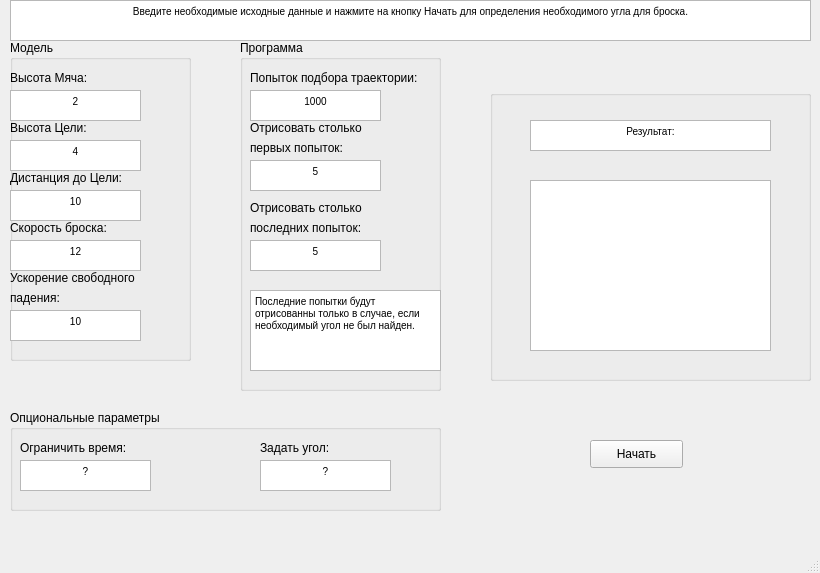
<?xml version="1.0" encoding="UTF-8"?>
<ui version="4.0">
 <class>MainWindow</class>
 <widget class="QMainWindow" name="MainWindow">
  <property name="geometry">
   <rect>
    <x>0</x>
    <y>0</y>
    <width>820</width>
    <height>573</height>
   </rect>
  </property>
  <property name="windowTitle">
   <string>Математическая модель</string>
  </property>
  <widget class="QWidget" name="centralwidget">
   <widget class="QTextBrowser" name="textBrowser">
    <property name="geometry">
     <rect>
      <x>10</x>
      <y>0</y>
      <width>801</width>
      <height>41</height>
     </rect>
    </property>
    <property name="html">
     <string>&lt;!DOCTYPE HTML PUBLIC &quot;-//W3C//DTD HTML 4.0//EN&quot; &quot;http://www.w3.org/TR/REC-html40/strict.dtd&quot;&gt;
&lt;html&gt;&lt;head&gt;&lt;meta name=&quot;qrichtext&quot; content=&quot;1&quot; /&gt;&lt;style type=&quot;text/css&quot;&gt;
p, li { white-space: pre-wrap; }
&lt;/style&gt;&lt;/head&gt;&lt;body style=&quot; font-family:'MS Shell Dlg 2'; font-size:7.8pt; font-weight:400; font-style:normal;&quot;&gt;
&lt;p align=&quot;center&quot; style=&quot; margin-top:0px; margin-bottom:0px; margin-left:0px; margin-right:0px; -qt-block-indent:0; text-indent:0px;&quot;&gt;Введите необходимые исходные данные и нажмите на кнопку Начать для определения необходимого угла для броска.&lt;/p&gt;&lt;/body&gt;&lt;/html&gt;</string>
    </property>
   </widget>
   <widget class="QPushButton" name="pushButton">
    <property name="geometry">
     <rect>
      <x>590</x>
      <y>440</y>
      <width>93</width>
      <height>28</height>
     </rect>
    </property>
    <property name="text">
     <string>Начать</string>
    </property>
   </widget>
   <widget class="QGroupBox" name="groupBox">
    <property name="geometry">
     <rect>
      <x>10</x>
      <y>40</y>
      <width>181</width>
      <height>321</height>
     </rect>
    </property>
    <property name="title">
     <string>Модель</string>
    </property>
    <widget class="QTextEdit" name="textEdit_BallHeight">
     <property name="geometry">
      <rect>
       <x>0</x>
       <y>50</y>
       <width>131</width>
       <height>31</height>
      </rect>
     </property>
     <property name="html">
      <string>&lt;!DOCTYPE HTML PUBLIC &quot;-//W3C//DTD HTML 4.0//EN&quot; &quot;http://www.w3.org/TR/REC-html40/strict.dtd&quot;&gt;
&lt;html&gt;&lt;head&gt;&lt;meta name=&quot;qrichtext&quot; content=&quot;1&quot; /&gt;&lt;style type=&quot;text/css&quot;&gt;
p, li { white-space: pre-wrap; }
&lt;/style&gt;&lt;/head&gt;&lt;body style=&quot; font-family:'MS Shell Dlg 2'; font-size:7.8pt; font-weight:400; font-style:normal;&quot;&gt;
&lt;p align=&quot;center&quot; style=&quot; margin-top:0px; margin-bottom:0px; margin-left:0px; margin-right:0px; -qt-block-indent:0; text-indent:0px;&quot;&gt;2&lt;/p&gt;&lt;/body&gt;&lt;/html&gt;</string>
     </property>
    </widget>
    <widget class="QLabel" name="label">
     <property name="geometry">
      <rect>
       <x>0</x>
       <y>30</y>
       <width>91</width>
       <height>16</height>
      </rect>
     </property>
     <property name="text">
      <string>Высота Мяча:</string>
     </property>
    </widget>
    <widget class="QLabel" name="label_2">
     <property name="geometry">
      <rect>
       <x>0</x>
       <y>80</y>
       <width>91</width>
       <height>16</height>
      </rect>
     </property>
     <property name="text">
      <string>Высота Цели:</string>
     </property>
    </widget>
    <widget class="QTextEdit" name="textEdit_TargetHeight">
     <property name="geometry">
      <rect>
       <x>0</x>
       <y>100</y>
       <width>131</width>
       <height>31</height>
      </rect>
     </property>
     <property name="html">
      <string>&lt;!DOCTYPE HTML PUBLIC &quot;-//W3C//DTD HTML 4.0//EN&quot; &quot;http://www.w3.org/TR/REC-html40/strict.dtd&quot;&gt;
&lt;html&gt;&lt;head&gt;&lt;meta name=&quot;qrichtext&quot; content=&quot;1&quot; /&gt;&lt;style type=&quot;text/css&quot;&gt;
p, li { white-space: pre-wrap; }
&lt;/style&gt;&lt;/head&gt;&lt;body style=&quot; font-family:'MS Shell Dlg 2'; font-size:7.8pt; font-weight:400; font-style:normal;&quot;&gt;
&lt;p align=&quot;center&quot; style=&quot; margin-top:0px; margin-bottom:0px; margin-left:0px; margin-right:0px; -qt-block-indent:0; text-indent:0px;&quot;&gt;4&lt;/p&gt;&lt;/body&gt;&lt;/html&gt;</string>
     </property>
    </widget>
    <widget class="QLabel" name="label_3">
     <property name="geometry">
      <rect>
       <x>0</x>
       <y>130</y>
       <width>131</width>
       <height>16</height>
      </rect>
     </property>
     <property name="text">
      <string>Дистанция до Цели:</string>
     </property>
    </widget>
    <widget class="QTextEdit" name="textEdit_TargetDistance">
     <property name="geometry">
      <rect>
       <x>0</x>
       <y>150</y>
       <width>131</width>
       <height>31</height>
      </rect>
     </property>
     <property name="html">
      <string>&lt;!DOCTYPE HTML PUBLIC &quot;-//W3C//DTD HTML 4.0//EN&quot; &quot;http://www.w3.org/TR/REC-html40/strict.dtd&quot;&gt;
&lt;html&gt;&lt;head&gt;&lt;meta name=&quot;qrichtext&quot; content=&quot;1&quot; /&gt;&lt;style type=&quot;text/css&quot;&gt;
p, li { white-space: pre-wrap; }
&lt;/style&gt;&lt;/head&gt;&lt;body style=&quot; font-family:'MS Shell Dlg 2'; font-size:7.8pt; font-weight:400; font-style:normal;&quot;&gt;
&lt;p align=&quot;center&quot; style=&quot; margin-top:0px; margin-bottom:0px; margin-left:0px; margin-right:0px; -qt-block-indent:0; text-indent:0px;&quot;&gt;10&lt;/p&gt;&lt;/body&gt;&lt;/html&gt;</string>
     </property>
    </widget>
    <widget class="QLabel" name="label_4">
     <property name="geometry">
      <rect>
       <x>0</x>
       <y>180</y>
       <width>111</width>
       <height>16</height>
      </rect>
     </property>
     <property name="text">
      <string>Скорость броска:</string>
     </property>
    </widget>
    <widget class="QTextEdit" name="textEdit_Speed">
     <property name="geometry">
      <rect>
       <x>0</x>
       <y>200</y>
       <width>131</width>
       <height>31</height>
      </rect>
     </property>
     <property name="html">
      <string>&lt;!DOCTYPE HTML PUBLIC &quot;-//W3C//DTD HTML 4.0//EN&quot; &quot;http://www.w3.org/TR/REC-html40/strict.dtd&quot;&gt;
&lt;html&gt;&lt;head&gt;&lt;meta name=&quot;qrichtext&quot; content=&quot;1&quot; /&gt;&lt;style type=&quot;text/css&quot;&gt;
p, li { white-space: pre-wrap; }
&lt;/style&gt;&lt;/head&gt;&lt;body style=&quot; font-family:'MS Shell Dlg 2'; font-size:7.8pt; font-weight:400; font-style:normal;&quot;&gt;
&lt;p align=&quot;center&quot; style=&quot; margin-top:0px; margin-bottom:0px; margin-left:0px; margin-right:0px; -qt-block-indent:0; text-indent:0px;&quot;&gt;12&lt;/p&gt;&lt;/body&gt;&lt;/html&gt;</string>
     </property>
    </widget>
    <widget class="QLabel" name="label_5">
     <property name="geometry">
      <rect>
       <x>0</x>
       <y>230</y>
       <width>171</width>
       <height>16</height>
      </rect>
     </property>
     <property name="text">
      <string>Ускорение свободного</string>
     </property>
    </widget>
    <widget class="QTextEdit" name="textEdit_G">
     <property name="geometry">
      <rect>
       <x>0</x>
       <y>270</y>
       <width>131</width>
       <height>31</height>
      </rect>
     </property>
     <property name="html">
      <string>&lt;!DOCTYPE HTML PUBLIC &quot;-//W3C//DTD HTML 4.0//EN&quot; &quot;http://www.w3.org/TR/REC-html40/strict.dtd&quot;&gt;
&lt;html&gt;&lt;head&gt;&lt;meta name=&quot;qrichtext&quot; content=&quot;1&quot; /&gt;&lt;style type=&quot;text/css&quot;&gt;
p, li { white-space: pre-wrap; }
&lt;/style&gt;&lt;/head&gt;&lt;body style=&quot; font-family:'MS Shell Dlg 2'; font-size:7.8pt; font-weight:400; font-style:normal;&quot;&gt;
&lt;p align=&quot;center&quot; style=&quot; margin-top:0px; margin-bottom:0px; margin-left:0px; margin-right:0px; -qt-block-indent:0; text-indent:0px;&quot;&gt;10&lt;/p&gt;&lt;/body&gt;&lt;/html&gt;</string>
     </property>
    </widget>
    <widget class="QLabel" name="label_7">
     <property name="geometry">
      <rect>
       <x>0</x>
       <y>250</y>
       <width>171</width>
       <height>16</height>
      </rect>
     </property>
     <property name="text">
      <string>падения:</string>
     </property>
    </widget>
   </widget>
   <widget class="QGroupBox" name="groupBox_2">
    <property name="geometry">
     <rect>
      <x>240</x>
      <y>40</y>
      <width>201</width>
      <height>351</height>
     </rect>
    </property>
    <property name="title">
     <string>Программа</string>
    </property>
    <widget class="QTextEdit" name="textEdit_TriesRestriction">
     <property name="geometry">
      <rect>
       <x>10</x>
       <y>50</y>
       <width>131</width>
       <height>31</height>
      </rect>
     </property>
     <property name="html">
      <string>&lt;!DOCTYPE HTML PUBLIC &quot;-//W3C//DTD HTML 4.0//EN&quot; &quot;http://www.w3.org/TR/REC-html40/strict.dtd&quot;&gt;
&lt;html&gt;&lt;head&gt;&lt;meta name=&quot;qrichtext&quot; content=&quot;1&quot; /&gt;&lt;style type=&quot;text/css&quot;&gt;
p, li { white-space: pre-wrap; }
&lt;/style&gt;&lt;/head&gt;&lt;body style=&quot; font-family:'MS Shell Dlg 2'; font-size:7.8pt; font-weight:400; font-style:normal;&quot;&gt;
&lt;p align=&quot;center&quot; style=&quot; margin-top:0px; margin-bottom:0px; margin-left:0px; margin-right:0px; -qt-block-indent:0; text-indent:0px;&quot;&gt;1000&lt;/p&gt;&lt;/body&gt;&lt;/html&gt;</string>
     </property>
    </widget>
    <widget class="QLabel" name="label_6">
     <property name="geometry">
      <rect>
       <x>10</x>
       <y>30</y>
       <width>191</width>
       <height>16</height>
      </rect>
     </property>
     <property name="text">
      <string>Попыток подбора траектории:</string>
     </property>
    </widget>
    <widget class="QLabel" name="label_8">
     <property name="geometry">
      <rect>
       <x>10</x>
       <y>80</y>
       <width>191</width>
       <height>16</height>
      </rect>
     </property>
     <property name="text">
      <string>Отрисовать столько </string>
     </property>
    </widget>
    <widget class="QTextEdit" name="textEdit_DrawFirst">
     <property name="geometry">
      <rect>
       <x>10</x>
       <y>120</y>
       <width>131</width>
       <height>31</height>
      </rect>
     </property>
     <property name="html">
      <string>&lt;!DOCTYPE HTML PUBLIC &quot;-//W3C//DTD HTML 4.0//EN&quot; &quot;http://www.w3.org/TR/REC-html40/strict.dtd&quot;&gt;
&lt;html&gt;&lt;head&gt;&lt;meta name=&quot;qrichtext&quot; content=&quot;1&quot; /&gt;&lt;style type=&quot;text/css&quot;&gt;
p, li { white-space: pre-wrap; }
&lt;/style&gt;&lt;/head&gt;&lt;body style=&quot; font-family:'MS Shell Dlg 2'; font-size:7.8pt; font-weight:400; font-style:normal;&quot;&gt;
&lt;p align=&quot;center&quot; style=&quot; margin-top:0px; margin-bottom:0px; margin-left:0px; margin-right:0px; -qt-block-indent:0; text-indent:0px;&quot;&gt;5&lt;/p&gt;&lt;/body&gt;&lt;/html&gt;</string>
     </property>
    </widget>
    <widget class="QLabel" name="label_9">
     <property name="geometry">
      <rect>
       <x>10</x>
       <y>100</y>
       <width>191</width>
       <height>16</height>
      </rect>
     </property>
     <property name="text">
      <string>первых попыток:</string>
     </property>
    </widget>
    <widget class="QLabel" name="label_11">
     <property name="geometry">
      <rect>
       <x>10</x>
       <y>160</y>
       <width>191</width>
       <height>16</height>
      </rect>
     </property>
     <property name="text">
      <string>Отрисовать столько </string>
     </property>
    </widget>
    <widget class="QTextEdit" name="textEdit_DrawLast">
     <property name="geometry">
      <rect>
       <x>10</x>
       <y>200</y>
       <width>131</width>
       <height>31</height>
      </rect>
     </property>
     <property name="html">
      <string>&lt;!DOCTYPE HTML PUBLIC &quot;-//W3C//DTD HTML 4.0//EN&quot; &quot;http://www.w3.org/TR/REC-html40/strict.dtd&quot;&gt;
&lt;html&gt;&lt;head&gt;&lt;meta name=&quot;qrichtext&quot; content=&quot;1&quot; /&gt;&lt;style type=&quot;text/css&quot;&gt;
p, li { white-space: pre-wrap; }
&lt;/style&gt;&lt;/head&gt;&lt;body style=&quot; font-family:'MS Shell Dlg 2'; font-size:7.8pt; font-weight:400; font-style:normal;&quot;&gt;
&lt;p align=&quot;center&quot; style=&quot; margin-top:0px; margin-bottom:0px; margin-left:0px; margin-right:0px; -qt-block-indent:0; text-indent:0px;&quot;&gt;5&lt;/p&gt;&lt;/body&gt;&lt;/html&gt;</string>
     </property>
    </widget>
    <widget class="QLabel" name="label_10">
     <property name="geometry">
      <rect>
       <x>10</x>
       <y>180</y>
       <width>191</width>
       <height>16</height>
      </rect>
     </property>
     <property name="text">
      <string>последних попыток:</string>
     </property>
    </widget>
    <widget class="QTextBrowser" name="textBrowser_2">
     <property name="geometry">
      <rect>
       <x>10</x>
       <y>250</y>
       <width>191</width>
       <height>81</height>
      </rect>
     </property>
     <property name="html">
      <string>&lt;!DOCTYPE HTML PUBLIC &quot;-//W3C//DTD HTML 4.0//EN&quot; &quot;http://www.w3.org/TR/REC-html40/strict.dtd&quot;&gt;
&lt;html&gt;&lt;head&gt;&lt;meta name=&quot;qrichtext&quot; content=&quot;1&quot; /&gt;&lt;style type=&quot;text/css&quot;&gt;
p, li { white-space: pre-wrap; }
&lt;/style&gt;&lt;/head&gt;&lt;body style=&quot; font-family:'MS Shell Dlg 2'; font-size:7.8pt; font-weight:400; font-style:normal;&quot;&gt;
&lt;p style=&quot; margin-top:0px; margin-bottom:0px; margin-left:0px; margin-right:0px; -qt-block-indent:0; text-indent:0px;&quot;&gt;Последние попытки будут отрисованны только в случае, если необходимый угол не был найден.&lt;/p&gt;&lt;/body&gt;&lt;/html&gt;</string>
     </property>
    </widget>
   </widget>
   <widget class="QGroupBox" name="groupBox_3">
    <property name="geometry">
     <rect>
      <x>490</x>
      <y>90</y>
      <width>321</width>
      <height>291</height>
     </rect>
    </property>
    <property name="title">
     <string/>
    </property>
    <widget class="QTextBrowser" name="textBrowser_3">
     <property name="geometry">
      <rect>
       <x>40</x>
       <y>30</y>
       <width>241</width>
       <height>31</height>
      </rect>
     </property>
     <property name="html">
      <string>&lt;!DOCTYPE HTML PUBLIC &quot;-//W3C//DTD HTML 4.0//EN&quot; &quot;http://www.w3.org/TR/REC-html40/strict.dtd&quot;&gt;
&lt;html&gt;&lt;head&gt;&lt;meta name=&quot;qrichtext&quot; content=&quot;1&quot; /&gt;&lt;style type=&quot;text/css&quot;&gt;
p, li { white-space: pre-wrap; }
&lt;/style&gt;&lt;/head&gt;&lt;body style=&quot; font-family:'MS Shell Dlg 2'; font-size:7.8pt; font-weight:400; font-style:normal;&quot;&gt;
&lt;p align=&quot;center&quot; style=&quot; margin-top:0px; margin-bottom:0px; margin-left:0px; margin-right:0px; -qt-block-indent:0; text-indent:0px;&quot;&gt;Результат:&lt;/p&gt;&lt;/body&gt;&lt;/html&gt;</string>
     </property>
    </widget>
    <widget class="QTextBrowser" name="textBrowser_Result">
     <property name="geometry">
      <rect>
       <x>40</x>
       <y>90</y>
       <width>241</width>
       <height>171</height>
      </rect>
     </property>
     <property name="html">
      <string>&lt;!DOCTYPE HTML PUBLIC &quot;-//W3C//DTD HTML 4.0//EN&quot; &quot;http://www.w3.org/TR/REC-html40/strict.dtd&quot;&gt;
&lt;html&gt;&lt;head&gt;&lt;meta name=&quot;qrichtext&quot; content=&quot;1&quot; /&gt;&lt;style type=&quot;text/css&quot;&gt;
p, li { white-space: pre-wrap; }
&lt;/style&gt;&lt;/head&gt;&lt;body style=&quot; font-family:'MS Shell Dlg 2'; font-size:7.8pt; font-weight:400; font-style:normal;&quot;&gt;
&lt;p style=&quot;-qt-paragraph-type:empty; margin-top:0px; margin-bottom:0px; margin-left:0px; margin-right:0px; -qt-block-indent:0; text-indent:0px;&quot;&gt;&lt;br /&gt;&lt;/p&gt;&lt;/body&gt;&lt;/html&gt;</string>
     </property>
    </widget>
   </widget>
   <widget class="QGroupBox" name="groupBox_4">
    <property name="geometry">
     <rect>
      <x>10</x>
      <y>410</y>
      <width>431</width>
      <height>101</height>
     </rect>
    </property>
    <property name="title">
     <string>Опциональные параметры</string>
    </property>
    <widget class="QLabel" name="label_14">
     <property name="geometry">
      <rect>
       <x>10</x>
       <y>30</y>
       <width>171</width>
       <height>16</height>
      </rect>
     </property>
     <property name="text">
      <string>Ограничить время:</string>
     </property>
    </widget>
    <widget class="QTextEdit" name="textEdit_TimeRestriction">
     <property name="geometry">
      <rect>
       <x>10</x>
       <y>50</y>
       <width>131</width>
       <height>31</height>
      </rect>
     </property>
     <property name="html">
      <string>&lt;!DOCTYPE HTML PUBLIC &quot;-//W3C//DTD HTML 4.0//EN&quot; &quot;http://www.w3.org/TR/REC-html40/strict.dtd&quot;&gt;
&lt;html&gt;&lt;head&gt;&lt;meta name=&quot;qrichtext&quot; content=&quot;1&quot; /&gt;&lt;style type=&quot;text/css&quot;&gt;
p, li { white-space: pre-wrap; }
&lt;/style&gt;&lt;/head&gt;&lt;body style=&quot; font-family:'MS Shell Dlg 2'; font-size:7.8pt; font-weight:400; font-style:normal;&quot;&gt;
&lt;p align=&quot;center&quot; style=&quot; margin-top:0px; margin-bottom:0px; margin-left:0px; margin-right:0px; -qt-block-indent:0; text-indent:0px;&quot;&gt;?&lt;/p&gt;&lt;/body&gt;&lt;/html&gt;</string>
     </property>
    </widget>
    <widget class="QTextEdit" name="textEdit_ALPHA">
     <property name="geometry">
      <rect>
       <x>250</x>
       <y>50</y>
       <width>131</width>
       <height>31</height>
      </rect>
     </property>
     <property name="html">
      <string>&lt;!DOCTYPE HTML PUBLIC &quot;-//W3C//DTD HTML 4.0//EN&quot; &quot;http://www.w3.org/TR/REC-html40/strict.dtd&quot;&gt;
&lt;html&gt;&lt;head&gt;&lt;meta name=&quot;qrichtext&quot; content=&quot;1&quot; /&gt;&lt;style type=&quot;text/css&quot;&gt;
p, li { white-space: pre-wrap; }
&lt;/style&gt;&lt;/head&gt;&lt;body style=&quot; font-family:'MS Shell Dlg 2'; font-size:7.8pt; font-weight:400; font-style:normal;&quot;&gt;
&lt;p align=&quot;center&quot; style=&quot; margin-top:0px; margin-bottom:0px; margin-left:0px; margin-right:0px; -qt-block-indent:0; text-indent:0px;&quot;&gt;?&lt;/p&gt;&lt;/body&gt;&lt;/html&gt;</string>
     </property>
    </widget>
    <widget class="QLabel" name="label_12">
     <property name="geometry">
      <rect>
       <x>250</x>
       <y>30</y>
       <width>171</width>
       <height>16</height>
      </rect>
     </property>
     <property name="text">
      <string>Задать угол:</string>
     </property>
    </widget>
   </widget>
  </widget>
  <widget class="QMenuBar" name="menubar">
   <property name="geometry">
    <rect>
     <x>0</x>
     <y>0</y>
     <width>820</width>
     <height>26</height>
    </rect>
   </property>
  </widget>
  <widget class="QStatusBar" name="statusbar"/>
 </widget>
 <resources/>
 <connections/>
</ui>
